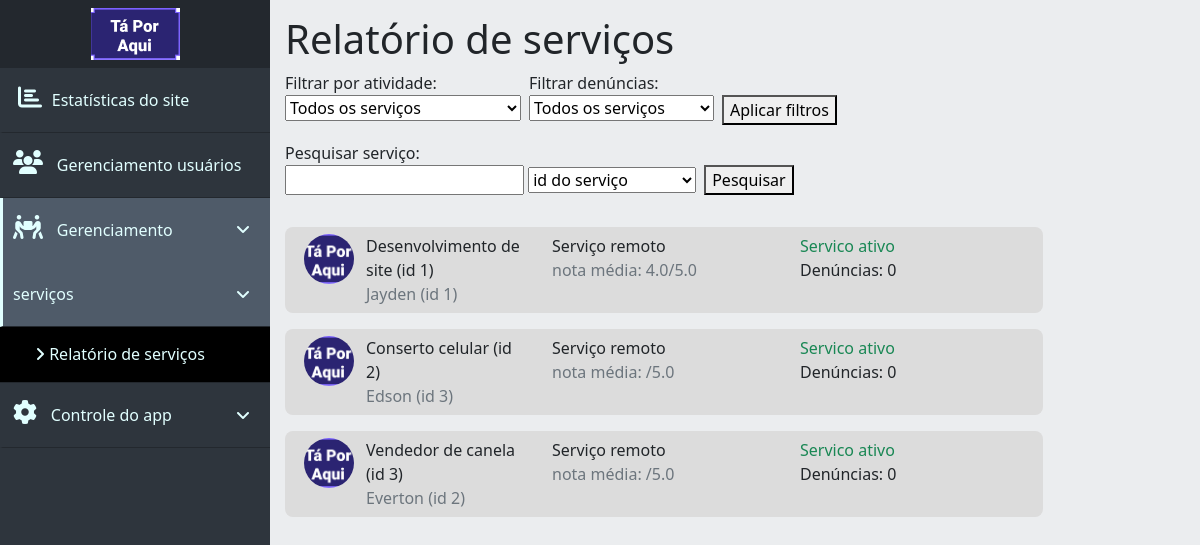
The app's page /dashboard/serviceManagement/serviceReport.php (signed in), older data.
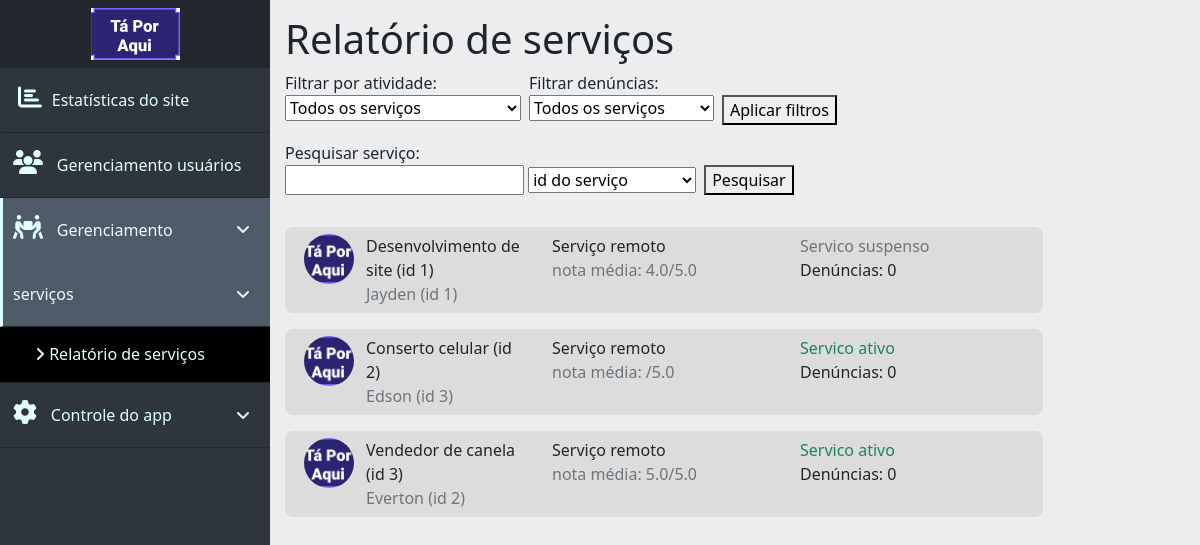
The same page, newer data.
### tables this page shows
CREATE TABLE `servicos` (
  `id_servico` int(11) NOT NULL,
  `id_prestador_servico` int(11) NOT NULL,
  `nome_servico` varchar(30) NOT NULL,
  `tipo_servico` int(11) NOT NULL COMMENT '0 = remoto, 1 = presencial',
  `desc_servico` text NOT NULL,
  `orcamento_servico` decimal(8,2) DEFAULT NULL,
  `crit_orcamento_servico` varchar(30) NOT NULL,
  `data_public_servico` timestamp NULL DEFAULT current_timestamp(),
  `nota_media_servico` decimal(2,1) DEFAULT NULL,
  `status_servico` int(11) DEFAULT 1 COMMENT '0 = suspenso, 1 = disponível, 2 = denunciado/banido, 3 = ocultado pelo user',
  `qnt_visualizacoes_servico` int(11) NOT NULL DEFAULT 0
);

CREATE TABLE `usuarios` (
  `id_usuario` int(11) NOT NULL,
  `nome_usuario` varchar(15) NOT NULL,
  `sobrenome_usuario` varchar(15) NOT NULL,
  `fone_usuario` varchar(20) NOT NULL,
  `email_usuario` varchar(40) NOT NULL,
  `senha_usuario` char(40) NOT NULL,
  `data_nasc_usuario` date NOT NULL,
  `sexo_usuario` char(1) NOT NULL,
  `classif_usuario` int(11) NOT NULL COMMENT '0 = cliente, 1 = prestador, 2 = pequeno negócio',
  `cep_usuario` char(8) NOT NULL,
  `uf_usuario` char(2) NOT NULL,
  `cidade_usuario` varchar(30) NOT NULL,
  `bairro_usuario` varchar(30) NOT NULL,
  `rua_usuario` varchar(30) NOT NULL,
  `numero_usuario` varchar(5) NOT NULL,
  `comple_usuario` varchar(20) DEFAULT NULL,
  `data_entrada_usuario` timestamp NULL DEFAULT current_timestamp(),
  `desc_usuario` text DEFAULT NULL,
  `site_usuario` varchar(40) DEFAULT NULL,
  `status_usuario` int(11) NOT NULL DEFAULT 1 COMMENT '0 = suspenso, 1 = ativo, 2 = denunciado/banido',
  `online_usuario` tinyint(1) NOT NULL DEFAULT 1,
  `imagem_usuario` varchar(60) DEFAULT 'no_picture.jpg',
  `nota_media_usuario` decimal(2,1) DEFAULT NULL,
  `posicao_usuario` point DEFAULT NULL
);

### dashboard/assets/getData.php (called while the page is built, shortened)
<?php
class DashboardConnection {
    private $host = 'localhost';
    private $dbname = 'ta_por_aqui';
    private $user = 'root';
    private $password = '';
    public function connect(){
        try{
            $connect = new PDO(
                "mysql:host=$this->host;dbname=$this->dbname;",
                "$this->user",
                "$this->password"
            );
            $connect->exec('SET CHARACTER SET utf8');
            return $connect;
        } catch (PDOException $e){
            echo 'Não foi possivel se conectar com o servidor <br>';
            echo 'Código do erro: ' . $e->getCode() . '<br> Mensagem de erro: ' . $e->getMessage();
        }
    }
}
class ServicesListing {
    private $con;
    public function __construct(){
        $this->con = new DashboardConnection();
        $this->con = $this->con->connect();
    }
    public function selectAllServices(){
        $query = "SELECT s.id_servico, s.nome_servico, s.id_prestador_servico, s.tipo_servico, s.nota_media_servico, s.status_servico, u.id_usuario, u.nome_usuario from servicos as s join usuarios as u on s.id_prestador_servico = u.id_usuario left join denuncia_servico as ds on s.id_servico = ds.id_servico group by s.id_servico";
        $stmt = $this->con->query($query);
        return $stmt->fetchAll(PDO::FETCH_ASSOC);
    }
    public function getQntComplains($idServ){
        $query = "SELECT count(*) as denuncias from denuncia_servico where id_servico = $idServ";
        $stmt = $this->con->query($query);
        return $stmt->fetch(PDO::FETCH_ASSOC)['denuncias'];
    }
}

### dashboard/serviceManagement/serviceReport.php (the view, shortened to what the changed rows need)
<?php
require "../assets/getData.php";
$servicesListing = new ServicesListing();
$services = [];
if (isset($_GET['serviceStatus'])){
    $services = $servicesListing->selectFilteredServices($_GET['serviceStatus'], $_GET['serviceComplainFilter']);
} else if (isset($_GET['searchInput'])){
    $services = $servicesListing->selectSearchedServices($_GET['searchInput'], $_GET['searchParam']);
} else {
    $services = $servicesListing->selectAllServices();
}
?>
<!DOCTYPE html>
<html lang="pt-br">
<head>
    <link href="https://cdn.jsdelivr.net/npm/bootstrap@5.1.1/dist/css/bootstrap.min.css" rel="stylesheet">
    <link rel="stylesheet" href="../style.css">
</head>
<body>
<div class="main" id="pagina">
    <h1>Relatório de serviços</h1>
    <div class="row my-2">
        <div class="col-md-12 col-lg-10">
            <?php foreach ($services as $service) {?>
                <div class="listDiv row my-3" onclick="redirecionaPagina('service.php', <?=$service['id_servico']?>)">
                    <div class="col-sm-1 mr-2 mb-3 mb-sm-0">
                        <img src="../../assets/images/dumb-brand.png" alt="imagem do serviço" class="userPicture">
                    </div>
                    <div class="col-sm-3 mb-3 mb-sm-0">
                        <span><?=$service['nome_servico']?> (id <?=$service['id_servico']?>)</span> <br>
                        <span class="text-secondary"><?=$service['nome_usuario']?> (id <?=$service['id_prestador_servico']?>)</span>
                    </div>
                    <div class="col-sm-4 mb-3 mb-sm-0">
                        <span>Serviço <?php echo $service['tipo_servico'] === 0 ? " presencial" : " remoto"?></span> <br>
                        <span class="text-secondary">nota média: <?=$service['nota_media_servico']?>/5.0</span>
                    </div>
                        <div class="col-sm-3 mb-3 mb-sm-0">
                            <?php
                            if ($service['status_servico'] == 0){
                                echo '<span class="text-secondary">Servico suspenso</span>';
                            } else if ($service['status_servico'] == 1){
                                echo '<span class="text-success">Servico ativo</span>';
                            } else if ($service['status_servico'] == 2) {
                                echo '<span class="text-danger">Servico banido</span>';
                            } else {
                                echo '<span class="text-secondary">Servico ocultado pelo usuário</span>';
                            }
                            ?> <br>
                            <span>Denúncias: <?=$servicesListing->getQntComplains($service['id_servico'])?></span>
                        </div>
                    </div>
            <?php }?>
        </div>
    </div>
</div>
</body>
</html>

Row changes from the older to the newer data that the page shows:
changed servicos "Desenvolvimento de site": status_servico "Servico ativo" → "Servico suspenso"
changed servicos "Vendedor de canela": nota_media_servico (not shown) → "5.0"
